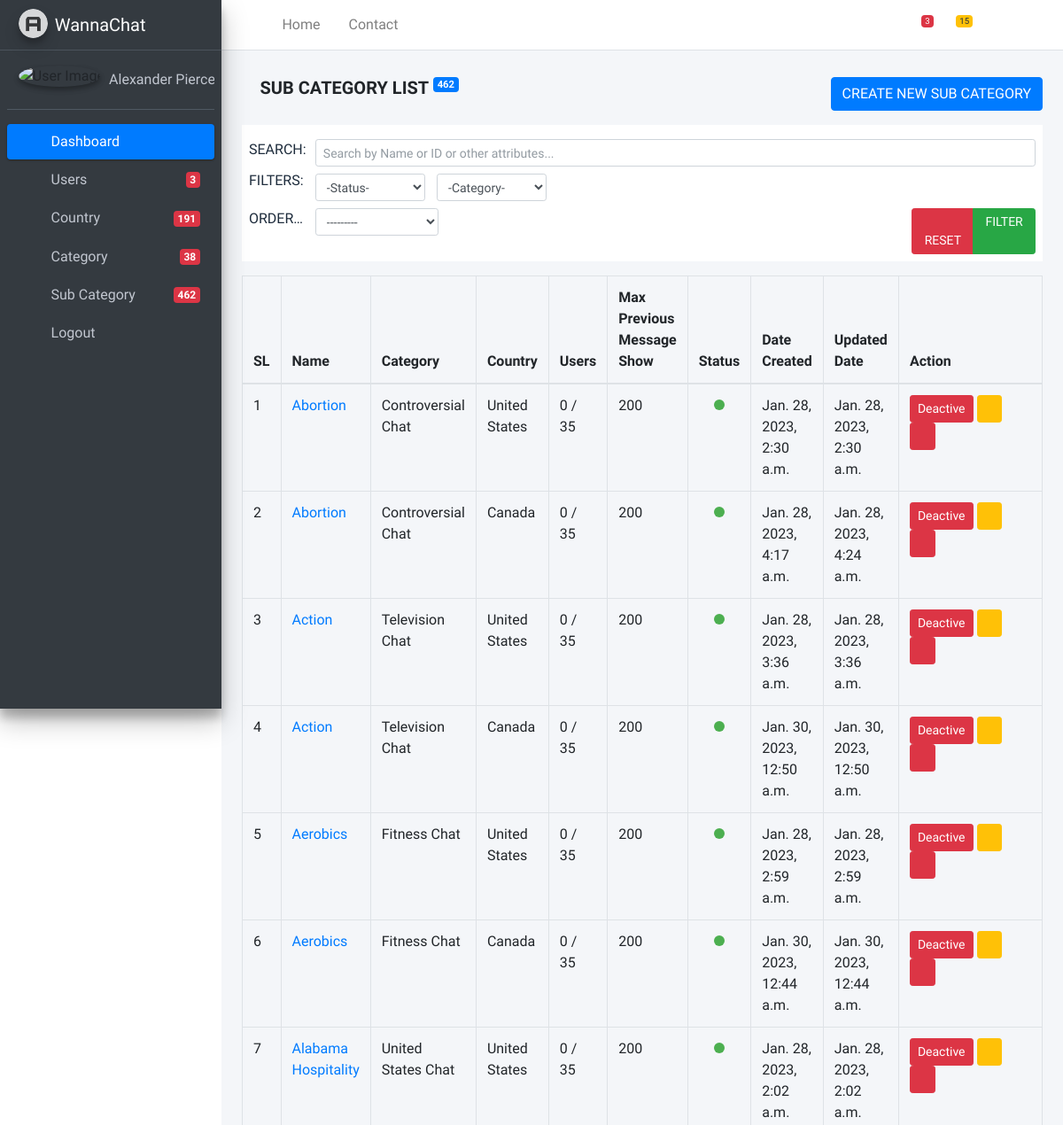
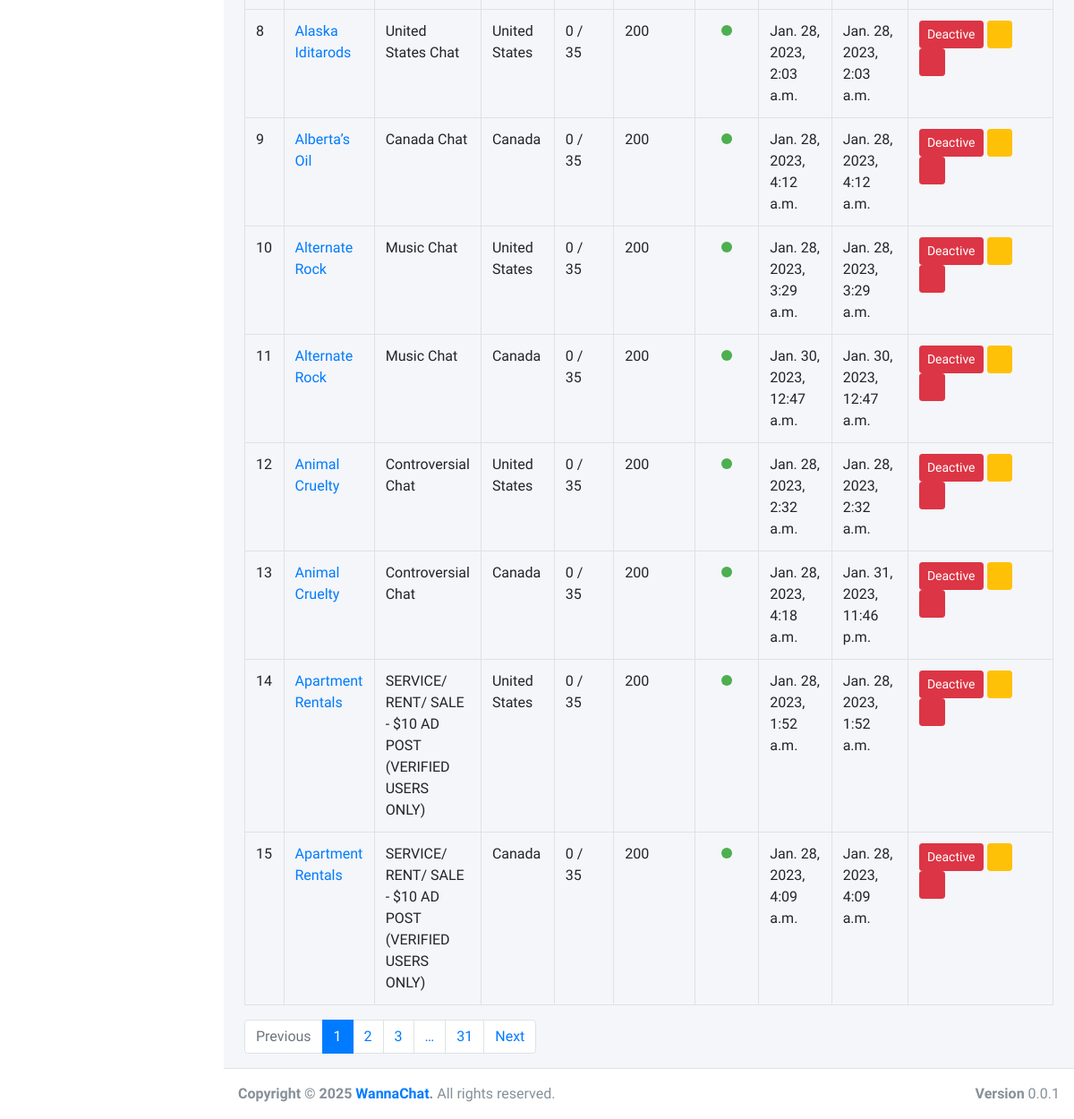
Page /dashboard/subcategory-list/ (signed in) on the committed database (2 pictures, top to bottom).
### chatroom/models/category.py (models this page shows, shortened)
class SubCategory(models.Model):
    category = models.ForeignKey(
        Category, on_delete=models.CASCADE, related_name='sub_categories'
    )
    name = models.CharField(max_length=255)
    max_user = models.PositiveIntegerField(default=35)
    max_previous_message = models.PositiveIntegerField(default=200)
    is_active = models.BooleanField(default=True)
    created_at = models.DateTimeField(auto_now_add=True)
    updated_at = models.DateTimeField(auto_now=True)
    class Meta:
        unique_together = ['category', 'name']
        ordering = ('name', )
    @property
    def current_users(self):
        return self.chatroom.count()

class Category(models.Model):
    TYPE_CHOICES = (
        ('post', 'Post'),
        ('chatroom', 'Chat Room'),
    )
    FEE_STATUS_CHOICES = (
        ('free', 'Free'),
        ('paid', 'Paid'),
    )
    country = models.ForeignKey(
        "chatroom.Country", on_delete=models.SET_NULL, null=True,
        related_name='chatroom'
    )
    name = models.CharField(max_length=255)
    category_type = models.CharField(max_length=20, choices=TYPE_CHOICES)
    fee_status = models.CharField(max_length=20, choices=FEE_STATUS_CHOICES)
    ordering = models.PositiveIntegerField(default=0)
    is_active = models.BooleanField(default=True)
    created_at = models.DateTimeField(auto_now_add=True)
    updated_at = models.DateTimeField(auto_now=True)
    class Meta:
        unique_together = ['country', 'name']
        ordering = ('ordering', )
    def __str__(self):
        return f"{self.name} - ({self.country.name})"

### chatroom/models/country.py (models this page shows, shortened)
class Country(models.Model):
    name = models.CharField(
        max_length=220,
        unique=True,
        verbose_name="Country Name",
        help_text="Enter the official country name.",
        validators=[MinLengthValidator(2)]
    )
    slug = models.SlugField(
        max_length=220,
        unique=True,
        blank=True,
        verbose_name="Country Slug",
        help_text="Auto-generated slug from the country name."
    )
    is_active = models.BooleanField(
        default=True,
        verbose_name="Active Status",
        help_text="Mark as active if the country is currently available."
    )
    created_at = models.DateTimeField(
        auto_now_add=True,
        verbose_name="Created Date",
        help_text="The date and time when the country was created."
    )
    updated_at = models.DateTimeField(
        auto_now=True,
        verbose_name="Updated Date",
        help_text="The date and time when the country was last updated."
    )
    class Meta:
        ordering = ("name",)
        verbose_name = "Country"
        verbose_name_plural = "Countries"
        indexes = [
            models.Index(fields=["name"]),
            models.Index(fields=["slug"]),
        ]

### dashboard/views/sub_category.py (the view)
class SubCategoryListView(LoginRequiredMixin, ListView):
    template_name = 'dashboard/subcategory/list.html'
    model = SubCategory
    login_url = "/auth/admin-login/"
    paginate_by = 15
    filterset_form = SubCategoryFilterForm
    def get_queryset(self, **kwargs):
        objects = self.model.objects.all()
        self.filterset = self.filterset_form(
            data=self.request.GET, queryset=objects,
            request=self.request
        )
        return self.filterset.qs
    def get_context_data(self, **kwargs):
        context = super().get_context_data(**kwargs)
        context['total'] = self.filterset.qs.count()
        context['filterset_form'] = self.filterset.form
        return context

### chatroom/context.py (called while the page is built)
def get_country_list(request):
    country_list = Country.objects.filter(is_active=True)
    return  {'country_list': country_list}

### wannachat/context.py (called while the page is built)
def stats(request):
    return {
        'total_user': User.objects.count(),
        'total_country': Country.objects.filter(is_active=True).count(),
        'total_category': Category.objects.count(),
        'total_subcategory': SubCategory.objects.count(),
    }

### templates/dashboard/subcategory/list.html (shortened to what this page needs)
{% extends 'dashboard/base/base.html' %}
{% load static %}
{% block content %}
<div class="row">
    <div class="col-md-12">
        <div class="tile">
            <div class="tile-body">
                <div class="table-responsive">
                    <div id="sampleTable_wrapper" class="dataTables_wrapper container-fluid dt-bootstrap4 no-footer">
                        <div class="row">
                            <div class="col-md-12 col-lg-12 mb-3">
                                <div class="row">
                                    <div class="col-md-8">
                                        <h5>
                                            <i class="fa fa-list"></i> <strong class="my-floor"> SUB CATEGORY LIST</strong>
                                            <sup class="d-print-none"><span class="badge badge-primary" title="Number of Food">{{ total }}</span></sup>
                                        </h5>
                                    </div>
                                    <div class="col-md-4 text-right">
                                        <a class="btn btn-primary" href="{% url 'dashboard:subcategory_create' %}">CREATE NEW SUB CATEGORY</a>
                                    </div>
                                </div>
                            </div>
                            <div class="col-md-12 col-lg-12 mb-3">
                                {% include 'dashboard/snippets/filterset_form.html' with filterset_form=filterset_form %}
                            </div>
                        </div>
                        <div class="row">
                            <div class="col-sm-12">
                                <table class="table table-hover table-bordered dataTable no-footer" id="sampleTable" role="grid" aria-describedby="sampleTable_info">
                                    <thead>
                                        <tr role="row">
                                            <th>SL</th>
                                            <th>Name</th>
                                            <th>Category</th>
                                            <th>Country</th>
                                            <th>Users</th>
                                            <th>Max Previous Message Show</th>
                                            <th>Status</th>
                                            <th>Date Created</th>
                                            <th>Updated Date</th>
                                            <th>Action</th>
                                        </tr>
                                    </thead>
                                    <tbody>
                                        {% for object in object_list %}
                                            <tr role="row" class="odd">
                                                <td class="sorting_1">{{ forloop.counter }}</td>
                                                <td>
                                                    <a href="">{{ object.name }}</a>
                                                </td>
                                                <td>{{ object.category.name }}</td>
                                                <td>{{ object.category.country.name }}</td>
                                                <td>{{ object.current_users }} / {{ object.max_user }}</td>
                                                <td>{{ object.max_previous_message }}</td>
                                                <td class="text-center">
                                                    {% if object.is_active %}
                                                        <b class="pill_active"></b>
                                                    {% else %}
                                                        <b class="pill_deactive"></b>
                                                    {% endif %}
                                                </td>
                                                <td>{{ object.created_at }}</td>
                                                <td>{{ object.updated_at }}</td>
                                                <td width="220px">
                                                    {% if object.is_active %}
                                                        <button type="button" class="btn btn-danger btn-sm" data-toggle="modal" data-target="#activeDeactiveModal_{{ object.pk }}">
                                                            Deactive
                                                        </button>
                                                    {% else %}
                                                        <button type="button" class="btn btn-info btn-sm" data-toggle="modal" data-target="#activeDeactiveModal_{{ object.pk }}">
                                                            Active
                                                        </button>
                                                    {% endif %}
                                                    <a href="{% url 'dashboard:subcategory_edit' object.pk %}" class="btn btn-warning btn-sm" title="Edit {{ object.title }}"><i class="fa fa-edit"></i></a>
                                                    <button type="button" class="btn btn-danger btn-sm" data-toggle="modal" data-target="#deleteModal_{{ object.pk }}"><i class="fa fa-trash"></i></button>
                                                </td>
                                            </tr>
                                        {% empty %}
                                            <tr>
                                                <td colspan="11" class="text-center text-danger font-weight-bold">No sub category found.</td>
                                            </tr>
                                        {% endfor %}
                                    </tbody>
                                </table>
                            </div>
                        </div>
                        <nav aria-label="Page navigation example">
                            <ul class="pagination">
                                {% if page_obj.has_previous %}
                                    <li class="page-item">
                                        <a class="page-link" href="?page={{ page_obj.previous_page_number }}">Previous</a>
                                    </li>
                                {% else %}
                                    <li class="page-item disabled">
                                        <a class="page-link" href="#" tabindex="-1" aria-disabled="true">Previous</a>
                                    </li>
                                {% endif %}
                                {% for i in page_obj.paginator.page_range %}
                                    {% if page_obj.number == i %}
                                        <li class="page-item active" aria-current="page"><span class="page-link">{{ i }}<span class="sr-only">(current)</span></span>
                                        </li>
                                    {% elif i > page_obj.number|add:'-3' and i < page_obj.number|add:'3' %}
                                        <li class="page-item"><a class="page-link" href="?page={{ i }}">{{ i }}</a></li>
                                    {% endif %}
                                {% endfor %}
                                {% if page_obj.paginator.num_pages > page_obj.number|add:'2' %}
                                    <li class="page-item"><a class="page-link" href="?page={{ page_obj.number|add:'3' }}">&hellip;</a></li>
                                    <li class="page-item">
                                        <a class="page-link"
                                        href="?page={{ page_obj.paginator.num_pages }}">{{ page_obj.paginator.num_pages }}</a>
                                    </li>
                                {% endif %}
                                {% if page_obj.has_next %}
                                    <li class="page-item">
                                        <a class="page-link" href="?page={{ page_obj.next_page_number }}">Next</a>
                                    </li>
                                {% else %}
                                    <li class="page-item disabled">
                                        <a class="page-link" href="#" tabindex="-1" aria-disabled="true">Next</a>
                                    </li>
                                {% endif %}
                            </ul>
                        </nav>
                    </div>
                </div>
            </div>
        </div>
    </div>
</div>
{% endblock content %}

### templates/dashboard/subcategory/list.html (style rules this page uses)
.pill_active { background-color: #4caf50; border: none; padding: 6px 6px; text-align: center; text-decoration: none; display: inline-block; border-radius: 50%; }

### rows in the picture
SubCategory: name "Abortion", category.name "Controversial Chat", category.country.name "United States", current_users "0", max_user "35", max_previous_message "200", is_active True (drawn), created_at "Jan. 28, 2023, 2:30 a.m.", updated_at "Jan. 28, 2023, 2:30 a.m."
SubCategory: name "Abortion", category.name "Controversial Chat", category.country.name "Canada", current_users "0", max_user "35", max_previous_message "200", is_active True (drawn), created_at "Jan. 28, 2023, 4:17 a.m.", updated_at "Jan. 28, 2023, 4:24 a.m."
SubCategory: name "Action", category.name "Television Chat", category.country.name "United States", current_users "0", max_user "35", max_previous_message "200", is_active True (drawn), created_at "Jan. 28, 2023, 3:36 a.m.", updated_at "Jan. 28, 2023, 3:36 a.m."
SubCategory: name "Action", category.name "Television Chat", category.country.name "Canada", current_users "0", max_user "35", max_previous_message "200", is_active True (drawn), created_at "Jan. 30, 2023, 12:50 a.m.", updated_at "Jan. 30, 2023, 12:50 a.m."
SubCategory: name "Aerobics", category.name "Fitness Chat", category.country.name "United States", current_users "0", max_user "35", max_previous_message "200", is_active True (drawn), created_at "Jan. 28, 2023, 2:59 a.m.", updated_at "Jan. 28, 2023, 2:59 a.m."
SubCategory: name "Aerobics", category.name "Fitness Chat", category.country.name "Canada", current_users "0", max_user "35", max_previous_message "200", is_active True (drawn), created_at "Jan. 30, 2023, 12:44 a.m.", updated_at "Jan. 30, 2023, 12:44 a.m."
SubCategory: name "Alabama Hospitality", category.name "United States Chat", category.country.name "United States", current_users "0", max_user "35", max_previous_message "200", is_active True (drawn), created_at "Jan. 28, 2023, 2:02 a.m.", updated_at "Jan. 28, 2023, 2:02 a.m."
SubCategory: name "Alaska Iditarods", category.name "United States Chat", category.country.name "United States", current_users "0", max_user "35", max_previous_message "200", is_active True (drawn), created_at "Jan. 28, 2023, 2:03 a.m.", updated_at "Jan. 28, 2023, 2:03 a.m."
SubCategory: name "Alberta’s Oil", category.name "Canada Chat", category.country.name "Canada", current_users "0", max_user "35", max_previous_message "200", is_active True (drawn), created_at "Jan. 28, 2023, 4:12 a.m.", updated_at "Jan. 28, 2023, 4:12 a.m."
SubCategory: name "Alternate Rock", category.name "Music Chat", category.country.name "United States", current_users "0", max_user "35", max_previous_message "200", is_active True (drawn), created_at "Jan. 28, 2023, 3:29 a.m.", updated_at "Jan. 28, 2023, 3:29 a.m."
SubCategory: name "Alternate Rock", category.name "Music Chat", category.country.name "Canada", current_users "0", max_user "35", max_previous_message "200", is_active True (drawn), created_at "Jan. 30, 2023, 12:47 a.m.", updated_at "Jan. 30, 2023, 12:47 a.m."
SubCategory: name "Animal Cruelty", category.name "Controversial Chat", category.country.name "United States", current_users "0", max_user "35", max_previous_message "200", is_active True (drawn), created_at "Jan. 28, 2023, 2:32 a.m.", updated_at "Jan. 28, 2023, 2:32 a.m."
SubCategory: name "Animal Cruelty", category.name "Controversial Chat", category.country.name "Canada", current_users "0", max_user "35", max_previous_message "200", is_active True (drawn), created_at "Jan. 28, 2023, 4:18 a.m.", updated_at "Jan. 31, 2023, 11:46 p.m."
SubCategory: name "Apartment Rentals", category.name "SERVICE/ RENT/ SALE - $10 AD POST (VERIFIED USERS ONLY)", category.country.name "United States", current_users "0", max_user "35", max_previous_message "200", is_active True (drawn), created_at "Jan. 28, 2023, 1:52 a.m.", updated_at "Jan. 28, 2023, 1:52 a.m."
SubCategory: name "Apartment Rentals", category.name "SERVICE/ RENT/ SALE - $10 AD POST (VERIFIED USERS ONLY)", category.country.name "Canada", current_users "0", max_user "35", max_previous_message "200", is_active True (drawn), created_at "Jan. 28, 2023, 4:09 a.m.", updated_at "Jan. 28, 2023, 4:09 a.m."

### other values in the picture
{{ total_user }} "3"
{{ total_country }} "191"
{{ total_category }} "38"
{{ total_subcategory }} "462"
{{ total }} "462"
{{ i }} "1"
{{ i }} "2" "3"
{{ page_obj.paginator.num_pages }} "31"
